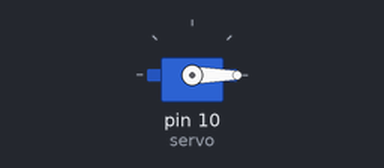
Simulated run of this sketch. Board: Arduino Uno, built with avr-gcc and run on an emulated ATmega328P. On the bench: servo.

Above: at 0.05 s.
At 5.05 s:
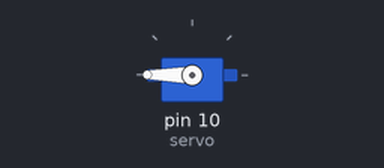
At 10.0 s:
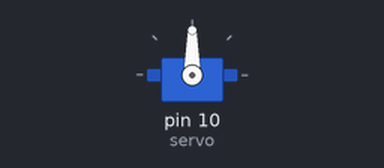
Timing chart, 0 to 13.0 s (numbered marks = the images above):
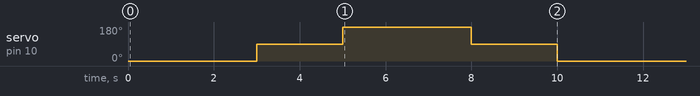

Measured:
- by itself, servo on pin 10 (servo): repeats every 10.0 s: 180° 3.0 s, 90° 2.0 s, 0° 3.0 s, 90° 2.0 s

The sketch:

PruebaTipoServo.ino
```cpp
#include <Servo.h>

Servo servo;

void setup() {
  servo.attach(10);
}

void loop() {
  servo.write(0);     // un sentido, si es continuo
  delay(3000);

  servo.write(90);    // parar, si es continuo
  delay(2000);

  servo.write(180);   // otro sentido, si es continuo
  delay(3000);

  servo.write(90);    // parar
  delay(2000);
}
```
